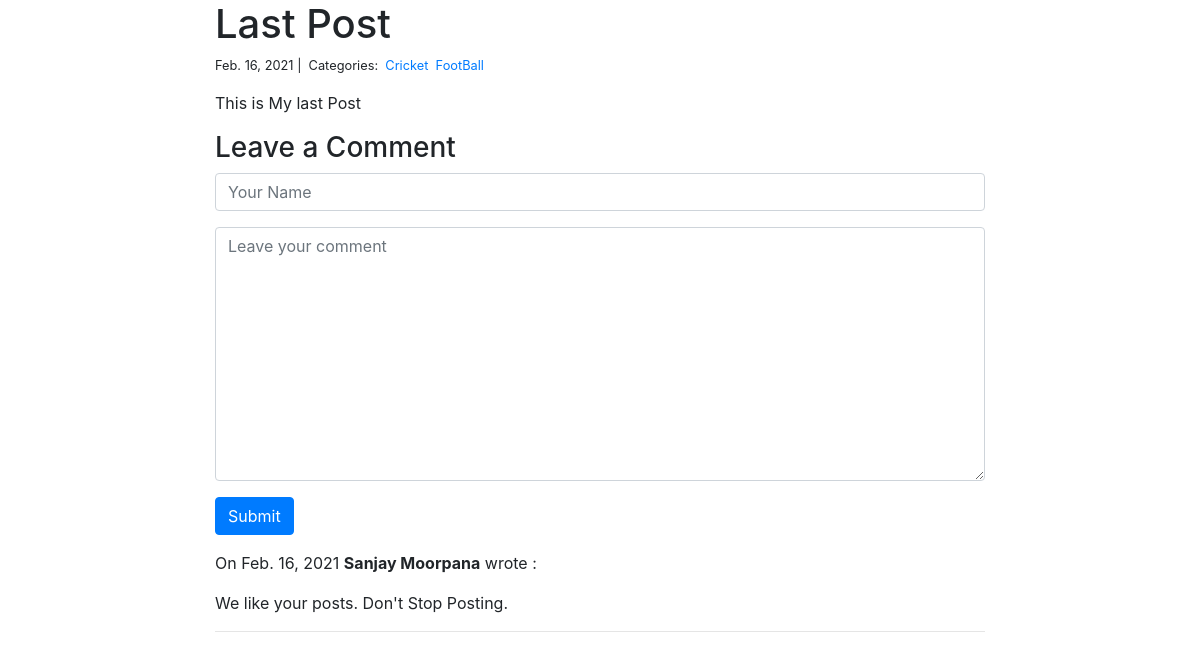
The app's page /blog/blog_detail/4 with its own data.
### blog/models.py (models this page shows, shortened)
class Post(models.Model):
    title = models.CharField(max_length=200)
    body = models.TextField()
    created_on = models.DateTimeField(auto_now_add=True)
    last_modified = models.DateTimeField(auto_now=True)
    categories = models.ManyToManyField('Category',related_name='posts')

class Category(models.Model):
    name = models.CharField(max_length=20)

class Comment(models.Model):
    author = models.CharField(max_length=200)
    body = models.TextField()
    created_on = models.DateTimeField(auto_now_add=True)
    post = models.ForeignKey('Post',on_delete=models.CASCADE)

### blog/views.py (the view, shortened to what this page needs)
# urls.py: path('blog_detail/<int:pk>', views.blog_detail, name='blog_detail'),
def blog_detail(request,pk):
    post = Post.objects.get(pk=pk)
    form = CommentForm()
    comments = Comment.objects.filter(post=post)
    context = {
        'post':post,
        'comments':comments,
        'form':form,
    }
    return render(request,'blog_detail.html',context)

### blog/forms.py
class CommentForm(forms.Form):
    author = forms.CharField(
        max_length=200,
        widget=forms.TextInput(attrs={
            "class":"form-control",
            "placeholder":"Your Name"
        })
    )
    body = forms.CharField(widget=forms.Textarea(
        attrs={
            "class":"form-control",
            "placeholder":"Leave your comment"
        })
    )

### blog/templates/blog_detail.html (shortened to what this page needs)
{% extends 'base.html' %}
{% block page_content %}
<div class="col-md-8 offset-md-2">
    <h1>{{ post.title }}</h1>
    <small>
        {{ post.created_on.date }} |&nbsp;
        Categories:&nbsp;
        {% for category in post.categories.all %}
        <a href="{% url 'blog_category' category.name %}">{{ category.name }}</a>&nbsp;
        {% endfor %}
    </small>
    <p>{{ post.body | linebreaks }}</p>
    <h3>Leave a Comment</h3>
    <form action="{% url 'blog_detail' post.pk %}" method="POST">
        {{ form.author }}
        <div class="form-group">
            {{ form.body }}
        </div>
        <button class="btn btn-primary">Submit</button>
    </form>
    {% for comment in comments %}
    <p>
        On {{ comment.created_on.date }}
        <b>{{ comment.author }}</b> wrote :
    </p>
    <p>{{ comment.body }}</p>
    <hr>
    {% endfor %}
</div>
{% endblock %}

### records on screen
Post: title "Last Post", created_on "Feb. 16, 2021", body "This is My last Post"
Category: name "Cricket"
Category: name "FootBall"
Comment: created_on "Feb. 16, 2021", author "Sanjay Moorpana", body "We like your posts. Don't Stop Posting."
